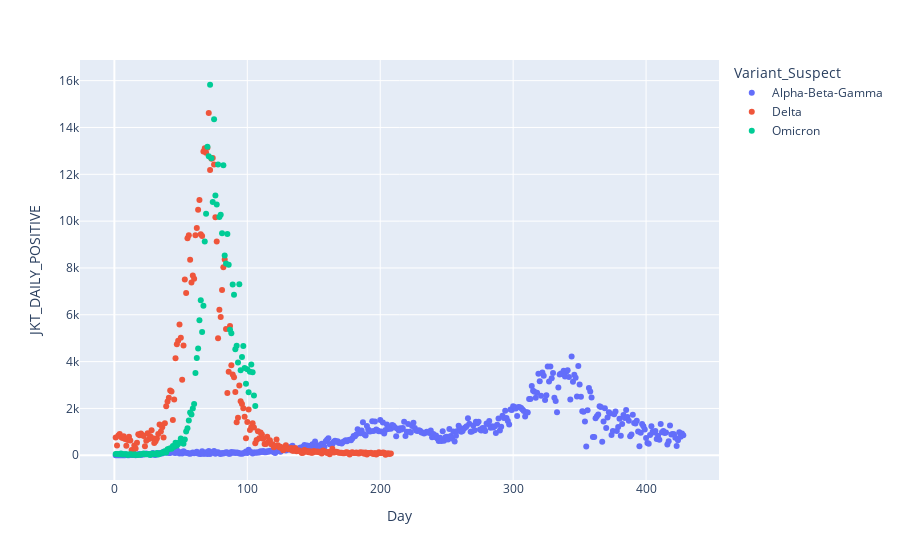

Notebook code cell kept with this figure:
### Code cell
fig.show()

### Figure 1 — Plotly figure (JSON) as saved in the notebook; plotly's stock layout.template omitted (floating-point values rounded to 4 significant figures; data arrays with more than 128 entries replaced by an {"elided": "..."} marker saying what was removed)
{"data": [{"hovertemplate": "Variant_Suspect=Alpha-Beta-Gamma<br>Day=%{x}<br>JKT_DAILY_POSITIVE=%{y}<extra></extra>", "legendgroup": "Alpha-Beta-Gamma", "marker": {"color": "#636efa", "symbol": "circle"}, "mode": "markers", "name": "Alpha-Beta-Gamma", "orientation": "v", "showlegend": true, "type": "scatter", "x": {"elided": "428 int values"}, "xaxis": "x", "y": {"elided": "428 int values"}, "yaxis": "y"}, {"hovertemplate": "Variant_Suspect=Delta<br>Day=%{x}<br>JKT_DAILY_POSITIVE=%{y}<extra></extra>", "legendgroup": "Delta", "marker": {"color": "#EF553B", "symbol": "circle"}, "mode": "markers", "name": "Delta", "orientation": "v", "showlegend": true, "type": "scatter", "x": {"elided": "208 int values"}, "xaxis": "x", "y": {"elided": "208 int values"}, "yaxis": "y"}, {"hovertemplate": "Variant_Suspect=Omicron<br>Day=%{x}<br>JKT_DAILY_POSITIVE=%{y}<extra></extra>", "legendgroup": "Omicron", "marker": {"color": "#00cc96", "symbol": "circle"}, "mode": "markers", "name": "Omicron", "orientation": "v", "showlegend": true, "type": "scatter", "x": [1, 2, 3, 4, 5, 6, 7, 8, 9, 10, 11, 12, 13, 14, 15, 16, 17, 18, 19, 20, 21, 22, 23, 24, 25, 26, 27, 28, 29, 30, 31, 32, 33, 34, 35, 36, 37, 38, 39, 40, 41, 42, 43, 44, 45, 46, 47, 48, 49, 50, 51, 52, 53, 54, 55, 56, 57, 58, 59, 60, 61, 62, 63, 64, 65, 66, 67, 68, 69, 70, 71, 72, 73, 74, 75, 76, 77, 78, 79, 80, 81, 82, 83, 84, 85, 86, 87, 88, 89, 90, 91, 92, 93, 94, 95, 96, 97, 98, 99, 100, 101, 102, 103, 104, 105, 106], "xaxis": "x", "y": [54, 51, 41, 44, 70, 28, 42, 48, 43, 14, 31, 41, 36, 26, 32, 32, 16, 20, 23, 40, 38, 74, 43, 38, 55, 43, 16, 69, 80, 47, 42, 96, 27, 53, 87, 118, 103, 172, 115, 259, 267, 300, 278, 393, 360, 537, 412, 478, 554, 720, 566, 493, 670, 1012, 1155, 1484, 1825, 1739, 1993, 2190, 3509, 4149, 4558, 5765, 6622, 5262, 6388, 9132, 10317, 13179, 12774, 15825, 12682, 10817, 14353, 11090, 10707, 12417, 10172, 10275, 9482, 12388, 8536, 8189, 9453, 8136, 5358, 5208, 7295, 6855, 4524, 4675, 3957, 7300, 3634, 4196, 4669, 3727, 3059, 3669, 2693, 3569, 3872, 3546, 2548, 2105], "yaxis": "y"}], "layout": {"legend": {"title": {"text": "Variant_Suspect"}, "tracegroupgap": 0}, "margin": {"t": 60}, "xaxis": {"anchor": "y", "domain": [0, 1], "title": {"text": "Day"}}, "yaxis": {"anchor": "x", "domain": [0, 1], "title": {"text": "JKT_DAILY_POSITIVE"}}}}
